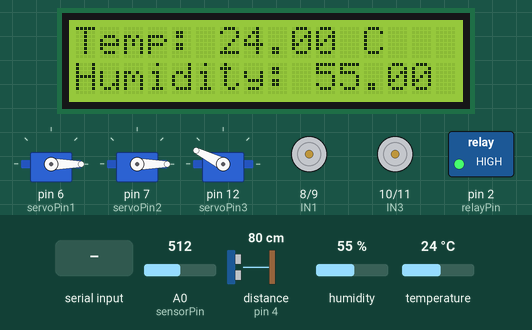
Recording of a sketch running on a simulated Arduino Mega 2560, built with avr-gcc and run on an emulated ATmega2560. Shown: 3 × servo, 16×2 character LCD, motor-driver pin pairs drawn as motors (green arrow = first pin HIGH = forward, orange = second pin HIGH = backward, longer = more drive), switched loads named in the sketch (green lamp = pin HIGH). The test bench sets the inputs (shaded band); at power-on: A0 (sensorPin) = 512, distance to the obstacle (sensor on pin 4) 80 cm, humidity 55 %, temperature 24 °C. The echo pulse lasts 58.3 µs per cm; pins used as bus, display or sensor lines are not drawn; what the sketch prints to the serial monitor is not drawn.

Above: at 3.7 s.
3.8 s: "0" received over Serial
At 7.4 s:
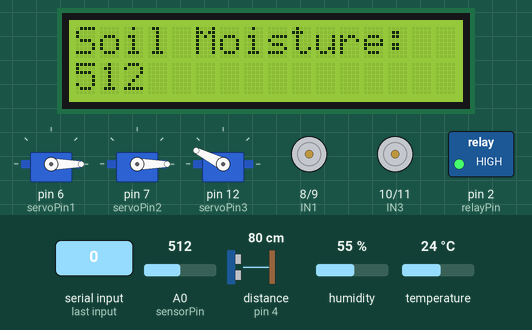
16.8 s: "1" received over Serial
At 18.7 s:
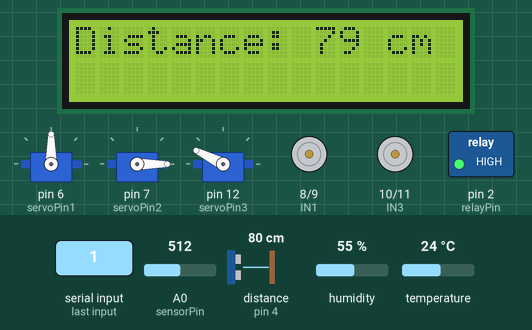
28.9 s: "3" received over Serial
At 29.3 s:
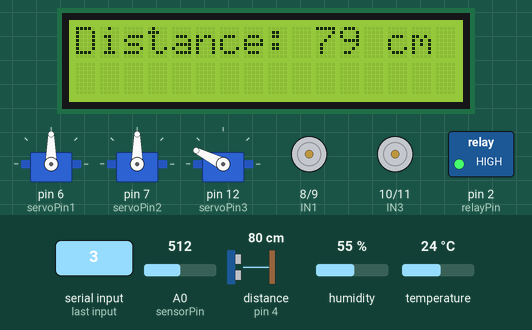
41.0 s: "2" received over Serial
At 41.8 s:
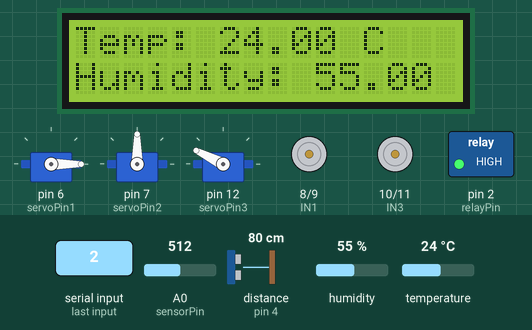
53.2 s: "L" received over Serial
At 54.2 s:
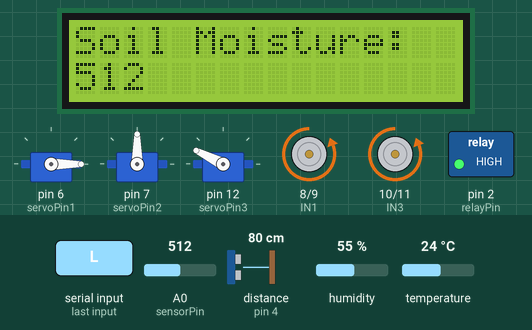
65.3 s: "4" received over Serial
At 66.5 s:
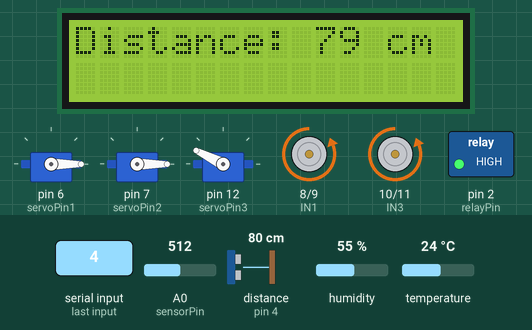
Timing chart, 0 to 68.3 s (numbered marks = the images above; inputs shaded):
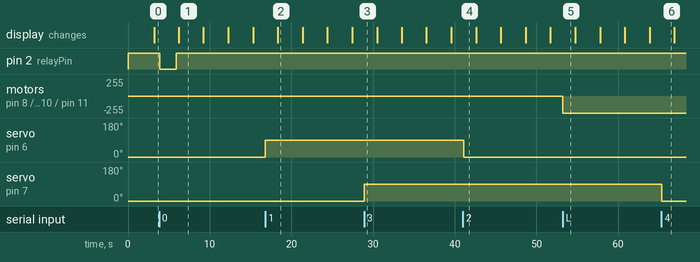

The sketch:

final_project_car_tracter.ino
```cpp
#include <Servo.h>  // Include the Servo library
#include <DHT.h>    // Include the DHT library
#include <Wire.h>
#include <LiquidCrystal_I2C.h>
#define DHT_TYPE DHT11
#define TRIG_PIN 5  // Trigger pin of the ultrasonic sensor
#define ECHO_PIN 4  // Echo pin of the ultrasonic sensor
LiquidCrystal_I2C lcd(0x27, 16, 2);
int sensorPin = A0;  // Pin connected to the soil moisture sensor
int sensorValue = 0;
int relayPin = 2;   // Pin connected to the relay
int servoPin1 = 6;  // Pin connected to the first servo
int servoPin2 = 7;
int servoPin3 = 12;
const int dhtPin = 3;  // Pin connected to the second servo

DHT dht(dhtPin, DHT_TYPE);

Servo myServo1;  // Create the first Servo object
Servo myServo2;  // Create the second Servo object
Servo myServo3;  // Create the second Servo object

// Motor control pins for L298 driver
int IN1 = 8;
int IN2 = 9;
int IN3 = 10;
int IN4 = 11;

int C1 = 22;
int C2 = 24;
int C3 = 26;
int C4 = 28;
unsigned long previousMillis = 0;  // Store the last time the display was updated
const long interval = 3000;        // Interval of 3 seconds
int displayState = 0;

void setup() {
  // Initialize serial communication at 9600 baud rate
  Serial.begin(9600);
  pinMode(C1, OUTPUT);
  pinMode(C2, OUTPUT);
  pinMode(C3, OUTPUT);
  pinMode(C4, OUTPUT);

  // Set the relay pin as output
  pinMode(relayPin, OUTPUT);

  // Attach the servos to their respective pins
  myServo1.attach(servoPin1);
  myServo2.attach(servoPin2);
  myServo3.attach(servoPin3);
  digitalWrite(relayPin, HIGH);  // Turn ON the relay

  // Initialize the positions of both servos to 0 degrees
  myServo1.write(0);
  myServo2.write(0);
  myServo3.write(153);


  // Initialize the DHT sensor
  dht.begin();

  // Set up the ultrasonic sensor pins
  pinMode(TRIG_PIN, OUTPUT);
  pinMode(ECHO_PIN, INPUT);

  // Set motor control pins as output
  pinMode(IN1, OUTPUT);
  pinMode(IN2, OUTPUT);
  pinMode(IN3, OUTPUT);
  pinMode(IN4, OUTPUT);

  lcd.init();
  lcd.backlight();
  lcd.begin(16, 2);
}

void loop() {
  unsigned long currentMillis = millis();

  if (currentMillis - previousMillis >= interval) {
    previousMillis = currentMillis;

    // Cycle through the sensor values
    if (displayState == 0) {
      // Read and display DHT11 sensor values
      float temperature = dht.readTemperature();
      float humidity = dht.readHumidity();

      lcd.clear();
      lcd.setCursor(0, 0);
      lcd.print("Temp: ");
      lcd.print(temperature);
      lcd.print(" C");
      lcd.setCursor(0, 1);
      lcd.print("Humidity: ");
      lcd.print(humidity);
      lcd.print(" %");

      displayState = 1;  // Move to the next sensor for the next cycle
    } else if (displayState == 1) {
      // Read and display soil moisture value
      sensorValue = analogRead(sensorPin);

      lcd.clear();
      lcd.setCursor(0, 0);
      lcd.print("Soil Moisture:");
      lcd.setCursor(0, 1);
      lcd.print(sensorValue);

      displayState = 2;  // Move to the next sensor for the next cycle
    } else if (displayState == 2) {
      // Read and display distance sensor value
      long duration, distance;
      digitalWrite(TRIG_PIN, LOW);
      delayMicroseconds(2);
      digitalWrite(TRIG_PIN, HIGH);
      delayMicroseconds(10);
      digitalWrite(TRIG_PIN, LOW);
      duration = pulseIn(ECHO_PIN, HIGH);
      distance = (duration / 2) * 0.0343;  // Convert to distance in cm

      lcd.clear();
      lcd.setCursor(0, 0);
      lcd.print("Distance: ");
      lcd.print(distance);
      lcd.print(" cm");

      displayState = 0;  // Reset to the first sensor for the next cycle
    }
  }

  // Add a small delay to avoid reading the same value repeatedly
  delay(100);
  // Check if there is any data coming from the Bluetooth module
  if (Serial.available()) {
    char data = Serial.read();  // Read one character from the Bluetooth

    // Print received data to the serial monitor
    Serial.println(data);

    // Control the relay based on received data
    if (data == '0') {
      digitalWrite(relayPin, LOW);  // Turn ON the relay
      Serial.println("Relay is ON");
      delay(2000);
      digitalWrite(relayPin, HIGH);  // Turn OFF the relay
      Serial.println("Relay is OFF");
    } else if (data == '1') {
      // Move the first servo from 0 to 90 degrees
      myServo1.write(90);  // Move to 90 degrees
      Serial.println("Lifting leveler down");
    } else if (data == '2') {
      // Move the first servo back to 0 degrees
      myServo1.write(0);  // Move to 0 degrees
      Serial.println("Leveler up");
    } else if (data == '3') {
      myServo2.write(90);
      Serial.println("Moisture leveler up");
    } else if (data == '4') {
      myServo2.write(0);
      Serial.println("Moisture leveler down");
    } else if (data == '5') {
      // Read temperature and humidity from the DHT sensor
      float temperature = dht.readTemperature();
      float humidity = dht.readHumidity();
      // Print temperature and humidity to the serial monitor
      Serial.print("Temperature: ");
      Serial.print(temperature);
      Serial.print(" °C | Humidity: ");
      Serial.print(humidity);
      Serial.println(" %");

      long duration, distance;
      digitalWrite(TRIG_PIN, LOW);
      delayMicroseconds(2);
      digitalWrite(TRIG_PIN, HIGH);
      delayMicroseconds(10);
      digitalWrite(TRIG_PIN, LOW);
      duration = pulseIn(ECHO_PIN, HIGH);
      distance = (duration / 2) * 0.0343;  // Convert to distance in cm

      Serial.print("Distance: ");
      Serial.print(distance);
      Serial.println(" cm");

      sensorValue = analogRead(sensorPin);

      // Print the sensor value to the serial monitor
      Serial.print("Soil Moisture Value: ");
      Serial.println(sensorValue);
      delay(2000);
    } else if (data == 'L') {
      left();
    } else if (data == 'R') {
      right();
    } else if (data == 'F') {
      forward();
    } else if (data == 'B') {
      reverse();
    } else if (data == 'S') {
      stops();
    } else if (data == 'D') {
      drill();
    } else if (data == 'C') {
      seads();
    }

  }

  // Add a small delay to avoid reading the same value repeatedly
  delay(100);
}

void left() {
  digitalWrite(IN2, HIGH);
  digitalWrite(IN4, HIGH);
  Serial.println("Turning left");
}

void forward() {
  digitalWrite(IN2, HIGH);
  digitalWrite(IN3, HIGH);
  Serial.println("Turning right");
}

void right() {
  digitalWrite(IN1, HIGH);
  digitalWrite(IN3, HIGH);
  Serial.println("Moving forward");
}

void reverse() {
  digitalWrite(IN1, HIGH);
  digitalWrite(IN4, HIGH);
  Serial.println("Moving reverse");
}

void stops() {
  digitalWrite(IN1, LOW);
  digitalWrite(IN2, LOW);
  digitalWrite(IN3, LOW);
  digitalWrite(IN4, LOW);
  Serial.println("Stopping");
}

void drill() {

  digitalWrite(C1, HIGH);
  digitalWrite(C4, HIGH);
  delay(8000);
  digitalWrite(C2, LOW);
  digitalWrite(C3, LOW);
  digitalWrite(C1, LOW);
  digitalWrite(C4, LOW);
  delay(1000);
  digitalWrite(C2, HIGH);
  digitalWrite(C4, LOW);
  delay(8000); // Wait for 3 seconds
  digitalWrite(C2, LOW);
  digitalWrite(C3, LOW);
  digitalWrite(C1, LOW);
  digitalWrite(C4, LOW);

}

void seads() {

  // Move the servo from 0 degrees to 20 degrees
  myServo3.write(145);
  delay(500);

  myServo3.write(153);    // Move servo to 0 degrees (starting position)
}
```

Measured:
- after the input at 3.8 s, pin 2 (relayPin): HIGH → LOW after 0.08 s, → HIGH 2.0 s later
- after the input at 16.8 s, servo on pin 6 (servoPin1): 0° → 90° at once
- after the input at 28.9 s, servo on pin 7 (servoPin2): 0° → 90° at once
- after the input at 41.0 s, servo on pin 6 (servoPin1): 90° → 0° after 0.09 s
- after the input at 53.2 s, motor on pin 8 (IN1) / pin 9 (IN2), motor on pin 10 (IN3) / pin 11 (IN4): stopped → backward 255/255 at once
- after the input at 65.3 s, servo on pin 7 (servoPin2): 90° → 0° at once
- what the display in image 1 shows lasts 3.0 s, from 6.2 s to 9.2 s
